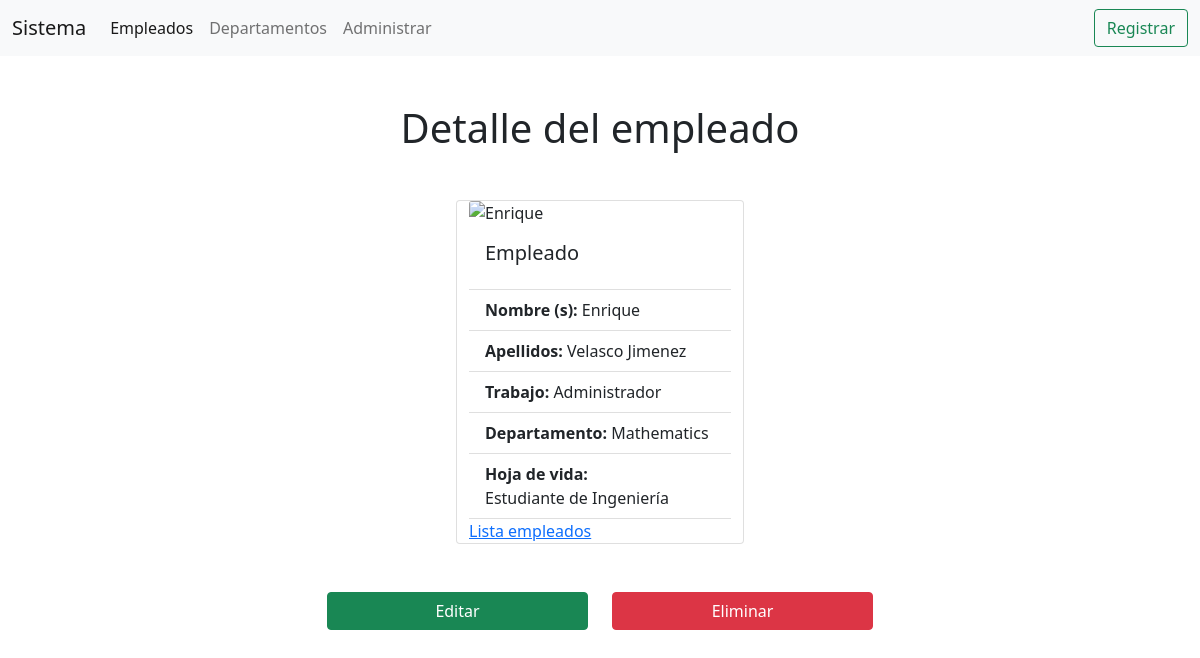
Before: /ver_empleado/1 with the older database file.
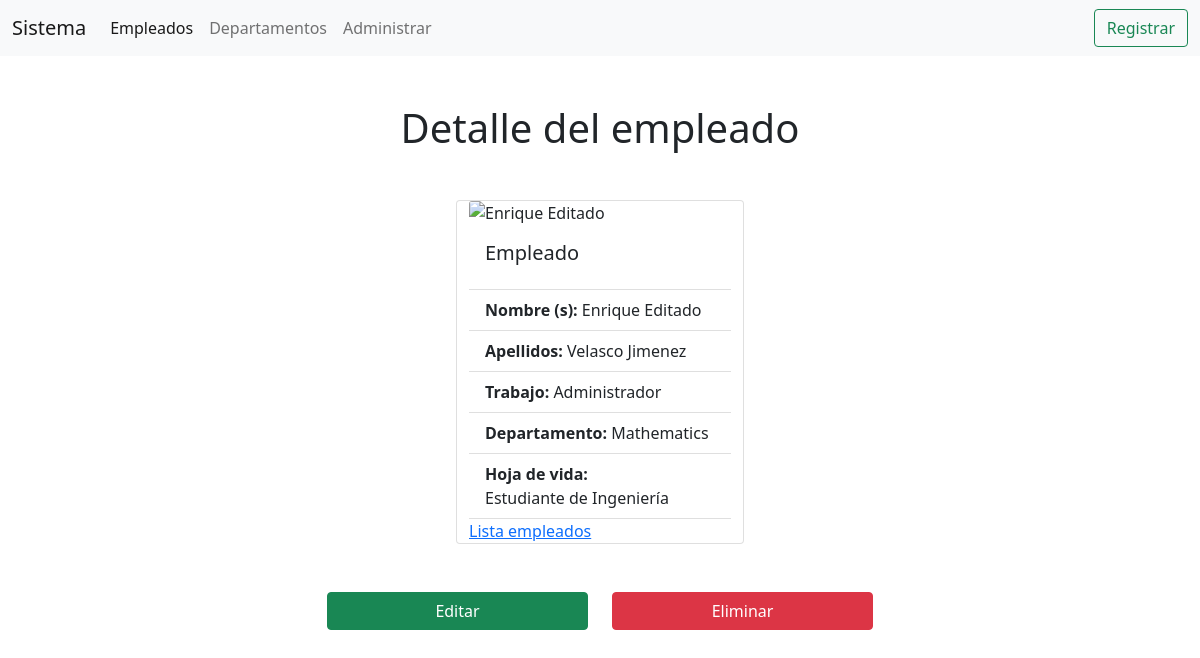
After: the same page with the newer database file.
### apps/persona/models.py (models this page shows, shortened)
class Person(models.Model):
    jobs = [
        ('0', 'Contador'),
        ('1', 'Administrador'),
        ('2', 'Economista'),
        ('3', 'Sistemas'),
        ('4', 'Soporte'),
        ('5', 'Redes'),
        ('6', 'Web'),
        ('7', 'Apps')
    ]
    first_name = models.CharField('Name', max_length=50)
    last_name = models.CharField('Last Name', max_length=50)
    job = models.CharField('Job', max_length=50, choices=jobs)
    department = models.ForeignKey(Department, on_delete=models.CASCADE)
    habilidades = models.ManyToManyField(Habilidades)
    hoja_vida = RichTextField()
    avatar = models.ImageField('Avatar', upload_to='empleados', blank=True, null=True)
    class Meta:
        verbose_name = 'Empleado'
        verbose_name_plural = 'Empleados'

### apps/department/models.py (models this page shows, shortened)
class Department(models.Model):
    name = models.CharField('Name', max_length=50)
    short_name = models.CharField('Short name', max_length=50)
    anulate = models.BooleanField('Anulate', default=False)
    class Meta:
        verbose_name = 'Departamento'
        verbose_name_plural = 'Departamentos'

### apps/persona/views.py (the view)
# urls.py: path('ver_empleado/<pk>', views.EmpleadoDetailView.as_view(), name='ver_empleado'),
class EmpleadoDetailView(DetailView):
    model = Person
    template_name = "Person/detailPerson.html"
    context_object_name = 'empleado'
    def get_context_data(self, **kwargs):
        context = super(EmpleadoDetailView, self).get_context_data(**kwargs)
        context['titulo'] = 'Empelado del Mes'
        print(context['object'].avatar)
        return context

### templates/Person/detailPerson.html (shortened to what this page needs)
{% extends 'base.html' %}
{% block content %}
{% include 'includes/header.html' %}
<div class="container mt-5">
    <h1 class="text-center mt-5 mb-5">Detalle del empleado</h1>
    <div class="row justify-content-center">
        <div class="card" style="width: 18rem;">
            <img src="/media/{{empleado.avatar}}" class="card-img-top" alt="{{empleado.first_name}}">
            <div class="card-body">
              <h5 class="card-title">Empleado</h5>
            </div>
            <ul class="list-group list-group-flush">
              <li class="list-group-item"><span class="fw-bold">Nombre (s):</span> {{empleado.first_name}}</li>
              <li class="list-group-item"><span class="fw-bold">Apellidos:</span> {{empleado.last_name}}</li>
              <li class="list-group-item"><span class="fw-bold">Trabajo:</span> {{empleado.get_job_display}}</li>
              <li class="list-group-item"><span class="fw-bold">Departamento:</span> {{empleado.department.name}}</li>
              <li class="list-group-item"><span class="fw-bold">Hoja de vida:</span><br> {{empleado.hoja_vida|striptags}}</li>
            </ul>
            <div class="card-bod">
              <a href="{% url 'person_app:list_all' %}" class="card-link">Lista empleados</a>
            </div>
          </div>
    </div>
    <div class="row justify-content-center">
      <div class="col-md-3">
        <form method="GET" class="mt-5 mb-5" action="/update_empleado/{{empleado.id}}">
          <button class="btn btn-success d-grid gap-2 col-12 mx-auto mt-5">Editar</button>
        </form>
      </div>
      <div class="col-md-3">
        <form method="GET" class="mt-5 mb-5" action="/delete_empleado/{{empleado.id}}">
          <button class="btn btn-danger d-grid gap-2 col-12 mx-auto mt-5">Eliminar</button>
        </form>
      </div>
    </div>
</div>
{% endblock content %}

Changed rows visible on the page:
changed Person "Velasco Jimenez": first_name "Enrique" → "Enrique Editado"
